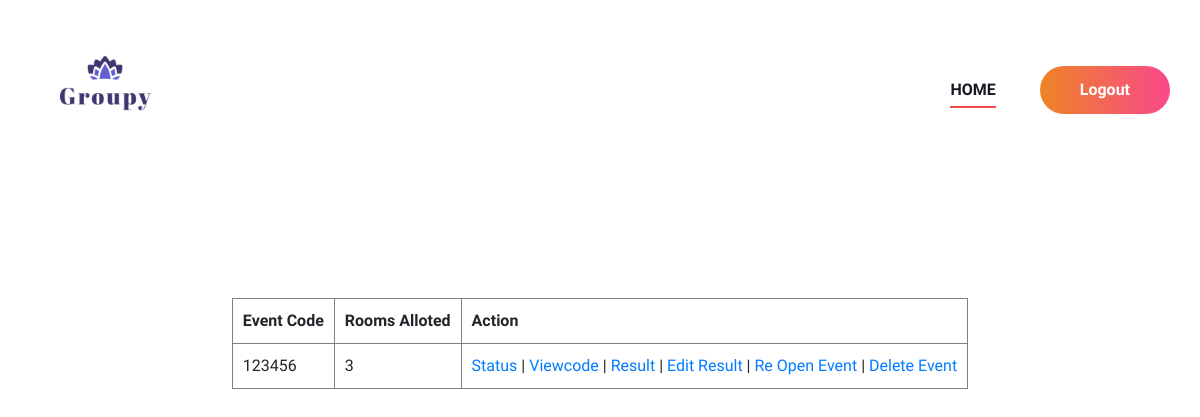
/Org/eventview/20, run on an earlier commit of the app's database.
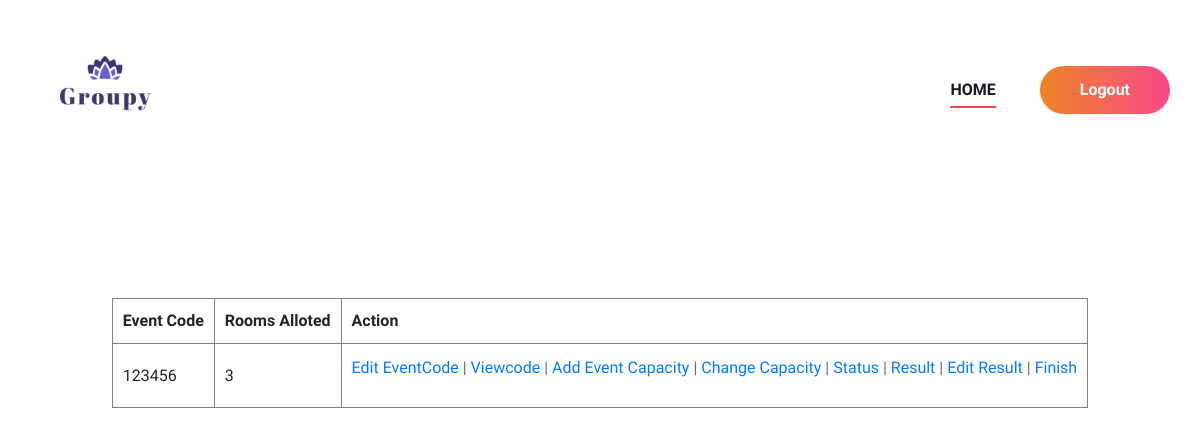
And on a later commit of the database.
### Organizer/views.py (the view)
# urls.py: path('eventview/<int:eid>', views.eventview,name="eventview"),
def eventview(request,eid):
    data=Event.objects.get(id=eid)
    return render(request,"Organizer/eventview.html",{'data':data})

### Organizer/templates/Organizer/eventview.html (shortened to what this page needs)
{% extends 'Organizer/Head.html'%}
{% load static %}
{% block content %}
<br><br><br><br>
<!DOCTYPE html>
<html lang="en">
<head>
</head>
<body>
    <form action="" method="post">
        <table border="1" align="center" cellpadding="10">
            <tr>
                <th>Event Code</th>
                <th>Rooms Alloted</th>
                <th>Action</th>
            </tr>
            <tr>
                <td>{{data.code}}</td>
                <td>{{data.rooms}}</td>
                <td>
                    {% if data.status == 1 %}
                    <a href="{% url 'org:status' data.id %}">Status</a> |
                    {% if data.is_private %}
                    <a href="{% url 'org:view_code' data.id %}">Viewcode</a> |
                    {% endif %}
                    <a href="{% url 'org:result' data.id %}">Result</a> |
                    <a href="{% url 'org:manuualy' data.id %}">Edit Result</a> |
                    <a href="{% url 'org:reopen' data.id %}">Re Open Event</a> |
                    <a href="{% url 'org:deleteevent' data.id %}">Delete Event</a>
                    {% else %}
                    <p>
                        <a href="{% url 'org:editevent' data.id %}">Edit EventCode</a> |
                        {% if data.is_private %}
                        <a href="{% url 'org:view_code' data.id %}">Viewcode</a> |
                        <a href="{% url 'org:add_capacity' data.id %}">Add Event Capacity</a> |
                        {% endif %}
                        <a href="{% url 'org:change_capacity' data.id %}">Change Capacity</a> |
                        <a href="{% url 'org:status' data.id %}">Status</a> |
                        <a href="{% url 'org:result' data.id %}">Result</a> |
                        <a href="{% url 'org:manuualy' data.id %}">Edit Result</a> |
                        <a href="{% url 'org:finishevent' data.id %}">Finish</a>
                    </p>
                    {% endif %}
                </td>
            </tr>
        </table>
    </form>
</body>
</html>
<br><br><br><br><br><br><br><br><br><br><br><br><br><br><br><br><br><br><br><br><br>
{% endblock content %}

What changed in the data, as far as the page shows it:
changed Event: status 1 → 0 (drawn)
Also different on the page:
text no longer shown: "Re Open Event Delete Event"
text now shown: "Edit EventCode Add Event Capacity Change Capacity Finish"
